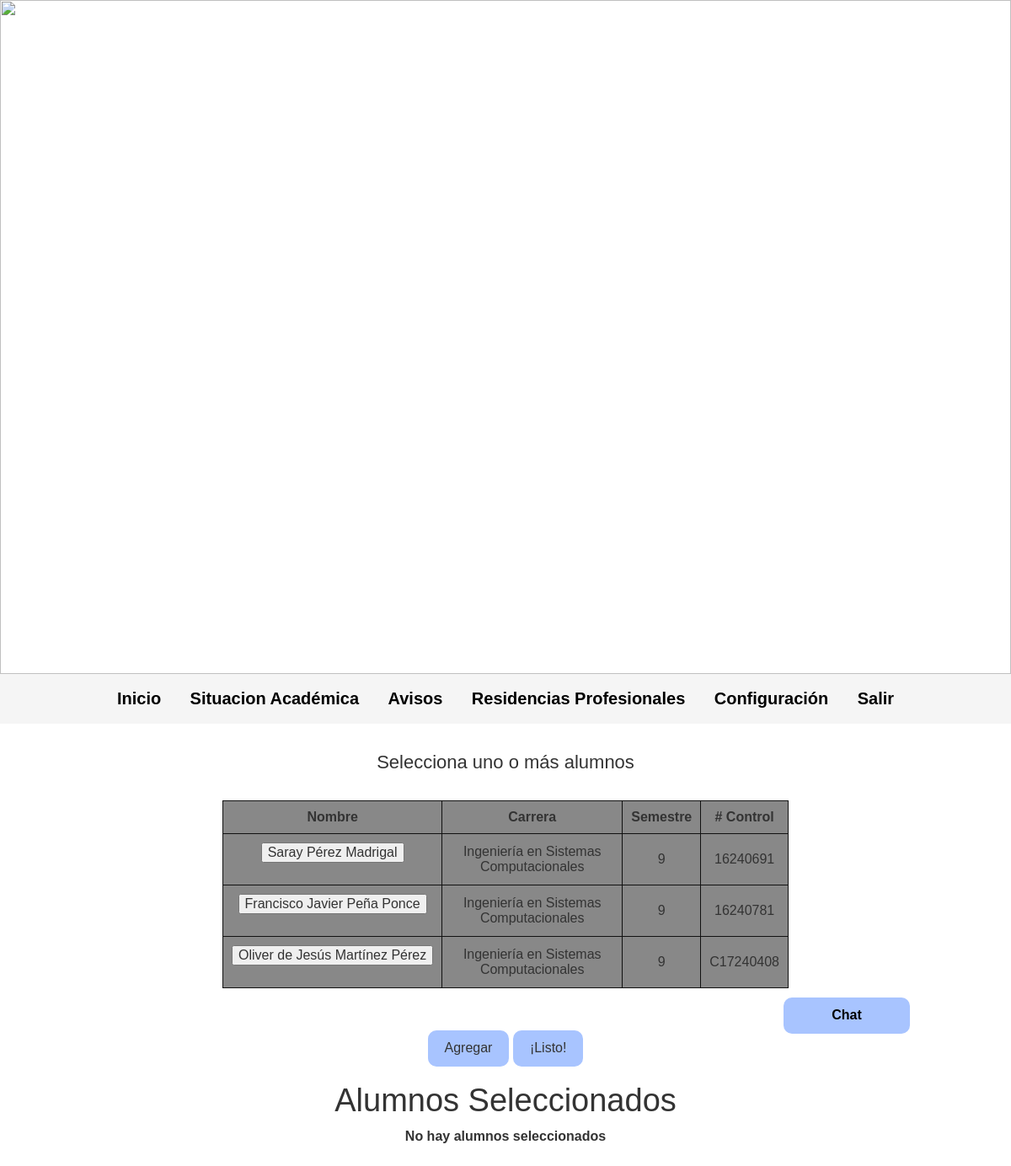
Page /Vista/AgregarAlumnos.php on the committed database.
### tables this page shows
CREATE TABLE `alumnos` (
  `ncontrol` char(9) NOT NULL,
  `nombre` char(40) NOT NULL,
  `semestre` int(11) NOT NULL,
  `carrera` char(40) DEFAULT NULL
);

### Vista/AgregarAlumnos.php (the view, shortened to what this page needs)
<?php
$alumn_selects= "No hay alumnos seleccionados";
?>
<html lang="es">
  <head>
     <link rel="stylesheet" href="Vista/Estilos/normalize.css">
     <link rel="stylesheet" href="../Vista/Estilos/normalize.css">
     <link rel="stylesheet" href="https://maxcdn.bootstrapcdn.com/bootstrap/3.3.6/css/bootstrap.min.css">
    <link href="../Vista/Estilos/styles.css" rel="stylesheet">
    <link href="Vista/Estilos/styles.css" rel="stylesheet">
  </head>
  <body>
    <header class="header">
        <img  class="w-100" src="https://siia.itleon.edu.mx/Imagenes/ITL_Banner_SIIA.png">
    </header>
    <div class="menu">
      <nav class="navegador">
        <a href="#">Inicio</a>
        <a href="#">Situacion Académica</a>
        <a href="#">Avisos</a>
        <a href="../Vista/ApartadoProfesor.php">Residencias Profesionales</a>
        <a href="#">Configuración</a>
        <a href="../Controladores/logout.php">Salir</a>
      </nav>
    </div>
    <main>
      <div class="contenedor tabla">
        <a href="../Vista/chatProfesor.php" class="boton chat">Chat</a>
          <div class="tabla__caption">
            <caption>Selecciona uno o más alumnos</caption>
          </div>
          <table class="contenedor_tabla">
            <thead>
              <tr class="titulos_columna">
                <th class="columna celda_alumnos" scope="col">Nombre</th>
                <th class="columna celda_alumnos" scope="col">Carrera</th>
                <th class="columna celda_alumnos" scope="col">Semestre</th>
                <th class="columna celda_alumnos" scope="col"># Control</th>
              <?php
              $conection = mysqli_connect('localhost','root','1234','residencias');
              $sql = "SELECT * from alumnos as a where a.ncontrol not in (select an.ncontrol from asignación as an where an.ntrabajador='".$userForm."')";
              $result = mysqli_query($conection,$sql);
              while($mostrar=mysqli_fetch_array($result)){
                ?>
              <tr height = 20 class="fila">
                 <td class="celda_alumnos">
                 <form action="../Vista/ApartadoProfesor.php" method = "POST" enctype="multipart/form-data">
                <input type="submit" name="elegiralumn" value="<?php echo $mostrar['nombre']?>">
                </td>
                <td class="celda_alumnos"><?php echo $mostrar['carrera']?></td>
                <td class="celda_alumnos"><?php echo $mostrar['semestre']?></td>
                <td class="celda_alumnos"><?php echo $mostrar['ncontrol']?></td>
              </tr>
              <?php
              }
              ?>
            </thead>
          </table>
          <div class="agregar_alumno">
              <form action="../Vista/ApartadoProfesor.php" method = "POST" enctype="multipart/form-data">
              <input type="button" value="Agregar" class="input">
              <input type="submit" name="Regresar" class="input" value="¡Listo!">
            </div>
        <div>
          <h1>Alumnos Seleccionados</h1>
          <label class="Fechas"><?php echo $alumn_selects ?></label>
        </div>
    </main>
          </body>
          </html>

### Vista/Estilos/styles.css (style rules this page uses)
:root { --color_fuente: #000; --nav_color: whitesmoke; --boton_c: silver; --boton_c2: rosybrown; --asesores_c: #a8c4ff; --oscuro: #111; --eror: #ff1100; --success: #578056; --tabla: #888; }
html { box-sizing: border-box; font-size: 62.5%; }
*, *:before, *:after { box-sizing: inherit; }
body { font-size: 1.6rem; font-family: Arial, Helvetica, sans-serif; }
h1 { font-size: 3.8rem; }
h1,h2,h3 { text-align: center; }
img { max-width: 100%; }
a { text-decoration: none; color: var(--color_fuente); }
.w-100 { width: 100%; }
.contenedor { max-width: 80%; margin: 0 auto; }
.boton { border: none; margin-top: 2rem; margin-bottom: 2rem; padding: 1rem 2rem; color: var(--color_fuente); font-weight: 700; background-color: var(--boton_c); }
.menu { background-color: var(--nav_color); display: flex; flex-direction: column; }
@media (min-width: 768px) { .menu { justify-content: space-around; flex-direction: row; } }
.menu a { display: block; text-align: center; color: var(--color_fuente); text-decoration: none; font-size: 2rem; font-weight: 700; padding: 1.5rem; }
@media (min-width: 768px) { .menu a { display: inline-block; } }
.tabla { text-align: center; margin: 2rem auto; max-width: 80%; }
.tabla__caption { margin: 3rem auto; font-size: 2.2rem; }
.contenedor_tabla { margin: 0 auto; width: 70%; background-color: var(--tabla); }
.celda_alumnos { border: solid 0.5px var(--oscuro); padding: 1rem; text-align: center; }
.columna { text-align: center; }
.agregar_alumno { margin-top: 5rem; }
.chat { position: fixed; bottom: 10%; right: 10%; width: 15rem; border-radius: 1rem; border: none; margin-top: 2rem; padding: 1rem 2rem; color: var(--color_fuente); font-weight: 700; background-color: var(--asesores_c); }
.input { padding: 1rem 2rem; border: none; background-color: var(--asesores_c); border-radius: 1rem; }

### rows in the picture
alumnos: elegiralumn "Saray Pérez Madrigal", carrera "Ingeniería en Sistemas Computacionales", semestre "9", ncontrol "16240691"
alumnos: elegiralumn "Francisco Javier Peña Ponce", carrera "Ingeniería en Sistemas Computacionales", semestre "9", ncontrol "16240781"
alumnos: elegiralumn "Oliver de Jesús Martínez Pérez", carrera "Ingeniería en Sistemas Computacionales", semestre "9", ncontrol "C17240408"

### other values in the picture
$alumn_selects "No hay alumnos seleccionados"
